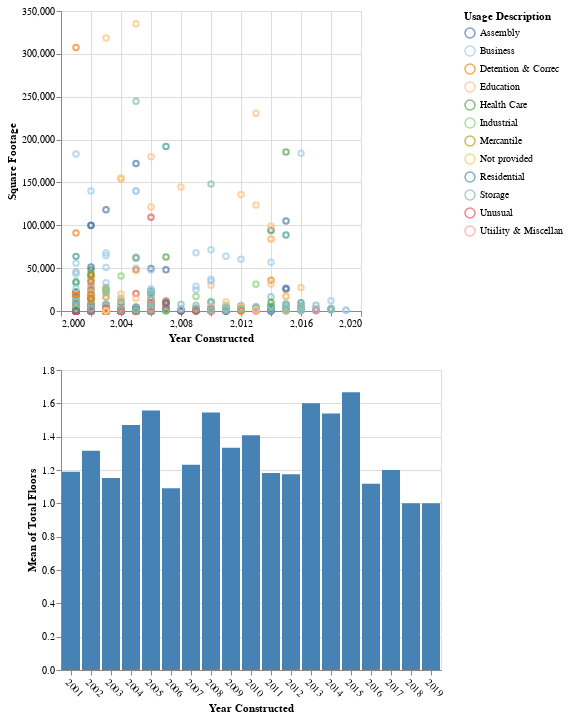

Source (notebook cell):
### Code cell
chart = alt.vconcat(scatter, bars)
chart

### Figure 1 — Vega-Lite specification as saved in the notebook (floating-point values rounded to 4 significant figures; data arrays with more than 128 entries replaced by an {"elided": "..."} marker saying what was removed)
{"config": {"view": {"continuousWidth": 300, "continuousHeight": 300}}, "vconcat": [{"mark": {"type": "point"}, "encoding": {"color": {"condition": {"param": "param_1", "field": "Usage Description", "scale": {"scheme": "tableau20"}, "type": "nominal"}, "value": "lightgray"}, "tooltip": [{"field": "Year Constructed", "type": "quantitative"}, {"field": "Square Footage", "type": "quantitative"}, {"field": "Usage Description", "type": "nominal"}], "x": {"field": "Year Constructed", "scale": {"domain": [2000, 2020]}, "type": "quantitative"}, "y": {"field": "Square Footage", "type": "quantitative"}}, "name": "view_1"}, {"mark": {"type": "bar"}, "encoding": {"color": {"condition": {"param": "param_1", "value": "steelblue"}, "value": "lightgray"}, "x": {"axis": {"labelAngle": 45}, "field": "Year Constructed", "type": "ordinal"}, "y": {"aggregate": "mean", "field": "Total Floors", "type": "quantitative"}}, "transform": [{"filter": {"param": "param_1"}}]}], "data": {"name": "data-aba2f338aea80edbc69211889bb58967"}, "params": [{"name": "param_1", "select": {"type": "point", "encodings": ["color"]}, "views": ["view_1"]}], "$schema": "https://vega.github.io/schema/vega-lite/v5.17.0.json", "datasets": {"data-aba2f338aea80edbc69211889bb58967": {"elided": "926 records"}}}
